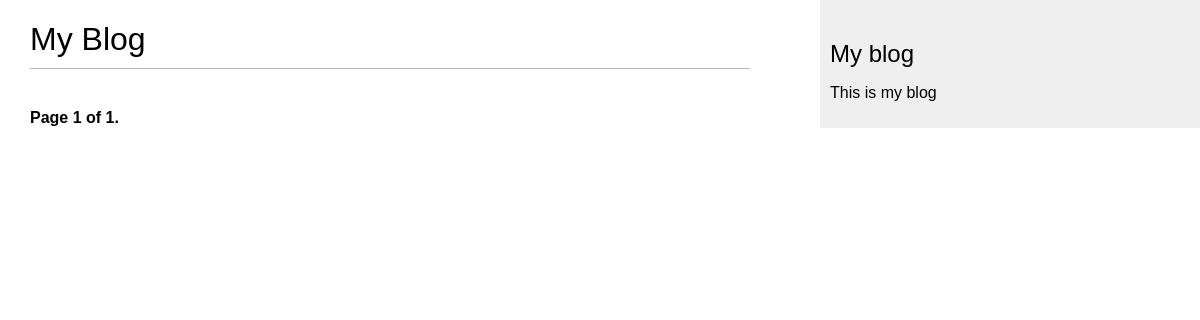
/blog/, run on an earlier commit of the app's database.
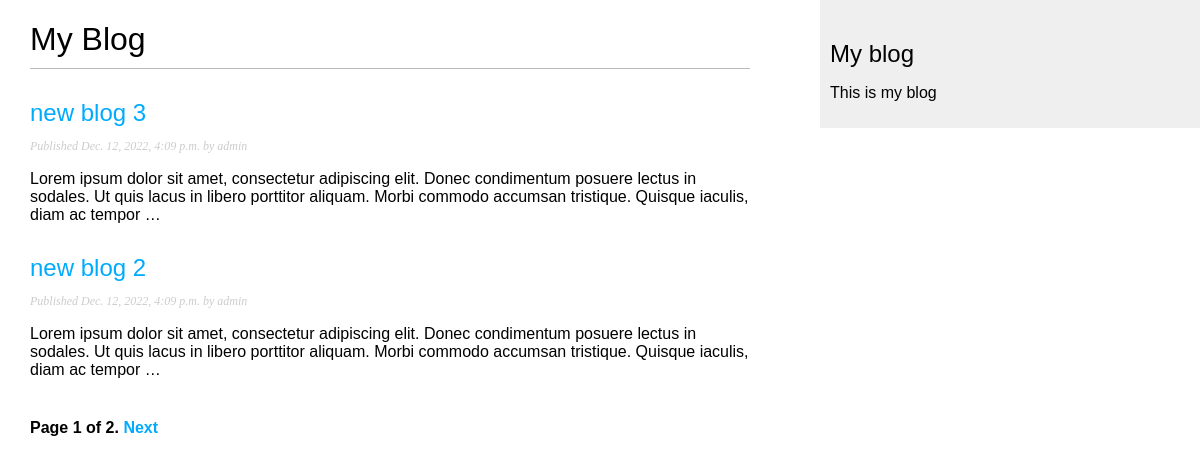
And on a later commit of the database.
### blog/models.py (models this page shows, shortened)
class Post(models.Model):
    class Status(models.TextChoices):
        DRAFT = 'DF', 'Draft'
        PUBLISHED = 'PB', 'Published'
    title = models.CharField(max_length=250)
    slug = models.SlugField(max_length=250, unique_for_date='publish')
    author = models.ForeignKey(User, on_delete=models.CASCADE, related_name="blog_posts")
    body = models.TextField()
    publish = models.DateTimeField(default=timezone.now)
    created = models.DateTimeField(auto_now_add=True)
    updated = models.DateTimeField(auto_now=True)
    status = models.CharField(max_length=2, choices=Status.choices, default=Status.DRAFT)
    objects = models.Manager()
    published = PublishedManager()
    class Meta:
        ordering = ['-publish']
        indexes = [
            models.Index(fields=['-publish']),
        ]
    def get_absolute_url(self):
        return reverse('blog:post_detail', args=[self.publish.year,
                                                self.publish.month,
                                                self.publish.day,
                                                self.slug])

### blog/views.py (the view)
# urls.py: path('', views.PostListView.as_view(), name='post_list'),
class PostListView(ListView):
    queryset = Post.published.all()
    context_object_name = 'posts'
    paginate_by = 2
    template_name = 'blog/post/list.html'

### blog/templates/blog/post/list.html (shortened to what this page needs)
{% extends "blog/base.html" %}
{% load static %}
{% block content %}
<h1>My Blog</h1>
{% for post in posts %}
<h2><a href="{{post.get_absolute_url}}">{{ post.title }}</a></h2>
<p class="date"> Published {{ post.publish }} by {{ post.author }}</p>
{{ post.body|truncatewords:30|linebreaks }}
{% endfor %}
{% include 'blog/pagination.html' with page=page_obj %}
{% endblock %}

### blog/templates/blog/base.html (shortened to what this page needs)
{% load static %}
<!DOCTYPE html>
<html lang="en">
<head>
    <link rel="stylesheet" href="{% static 'css/blog.css' %}">
</head>
<body>
    <div id="content">
        {% block content %}
        {% endblock %}
    </div>
    <div id="sidebar">
        <h2>My blog</h2>
        <p>This is my blog</p>
    </div>
</body>
</html>

### blog/templates/blog/pagination.html (shortened to what this page needs)
<div class="pagination">
    <span class="step-links">
        <span class="current">
            Page {{ page.number }} of {{ page.paginator.num_pages }}.
        </span>
        {% if page.has_next %}
        <a href="?page={{ page.next_page_number }}">Next</a>
        {% endif %}
    </span>
</div>

### blog/static/css/blog.css (style rules this page uses)
body { margin:0; padding:0; font-family:helvetica, sans-serif; }
a { color:#00abff; text-decoration:none; }
h1 { font-weight:normal; border-bottom:1px solid #bbb; padding:0 0 10px 0; }
h2 { font-weight:normal; margin:30px 0 0; }
#content { float:left; width:60%; padding:0 0 0 30px; }
#sidebar { float:right; width:30%; padding:10px; background:#efefef; height:100%; }
p.date { color:#ccc; font-family: georgia, serif; font-size: 12px; font-style: italic; }
.pagination { margin:40px 0; font-weight:bold; }

What changed in the data, as far as the page shows it:
added Post: title "new blog 3", publish "Dec. 12, 2022, 4:09 p.m.", author "admin", body "Lorem ipsum dolor sit amet, consectetur adipiscing elit. Donec condimentum posuere lectus in sodales. Ut quis lacus in libero porttitor aliquam. Morbi commodo accumsan tristique. Quisque iaculis, diam ac tempor …"
added Post: title "new blog 2", publish "Dec. 12, 2022, 4:09 p.m.", author "admin", body "Lorem ipsum dolor sit amet, consectetur adipiscing elit. Donec condimentum posuere lectus in sodales. Ut quis lacus in libero porttitor aliquam. Morbi commodo accumsan tristique. Quisque iaculis, diam ac tempor …"
Also different on the page:
{{ page.paginator.num_pages }}: "1" → "2"
text now shown: "Next"
